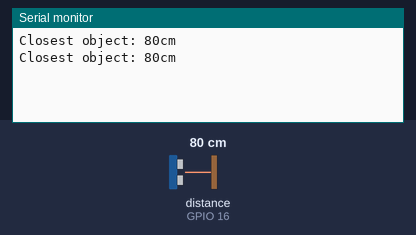
Bench run of a sketch on a simulated ESP32. On the bench: the last lines printed to the serial monitor. Wiring (inferred from the names in the program): ultrasonic range finder: trigger GPIO 17; echo GPIO 16. The inputs (shaded band) are chosen by the test bench; at power-on: distance to the obstacle (sensor on GPIO 16) 80 cm. The echo pulse lasts 58.3 µs per cm.

Above: at 1.8 s.
1.9 s: distance to the obstacle (sensor on GPIO 16) set to 2 cm
At 2.8 s:
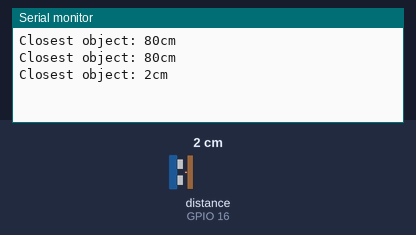
3.4 s: distance to the obstacle (sensor on GPIO 16) set to 4 cm
At 4.4 s:
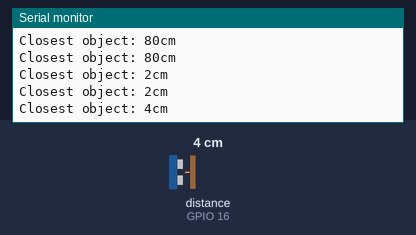
Timing chart, 0 to 6.4 s (numbered marks = the images above; inputs shaded):
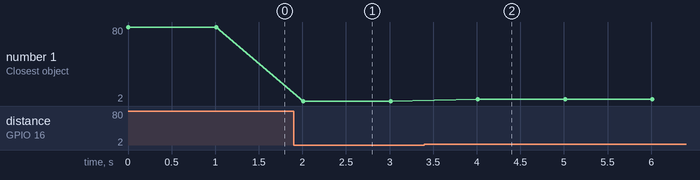

The sketch:

esp32_serial_distDetector.ino
```cpp
int trigPin = 17;
int echoPin = 16;

void setup() {
  pinMode(trigPin, OUTPUT);
  pinMode(echoPin, INPUT);
  Serial.begin(9600);
}

void loop() {
  unsigned long d = ping()/58; // Calculate distance
  Serial.print("Closest object: ");
  Serial.print(d);
  Serial.println("cm");
  delay(1000);
}

unsigned long ping(){
  digitalWrite(trigPin, HIGH);  // create 10 microseconds duration pulse
  delayMicroseconds(10);
  digitalWrite(trigPin, LOW);
  return pulseIn(echoPin, HIGH); // pulseIn function is built-in. Calculate the duration from LOW to HIGH at echoPin.
}
```

Measured:
- after the input at 1.9 s, the serial monitor: prints a new line after 0.11 s (image 1)
- after the input at 3.4 s, the serial monitor: prints a new line after 0.61 s (image 2)
- plotted number 1: 80 → 2 after the input at 1.9 s, 2 → 4 after the input at 3.4 s
